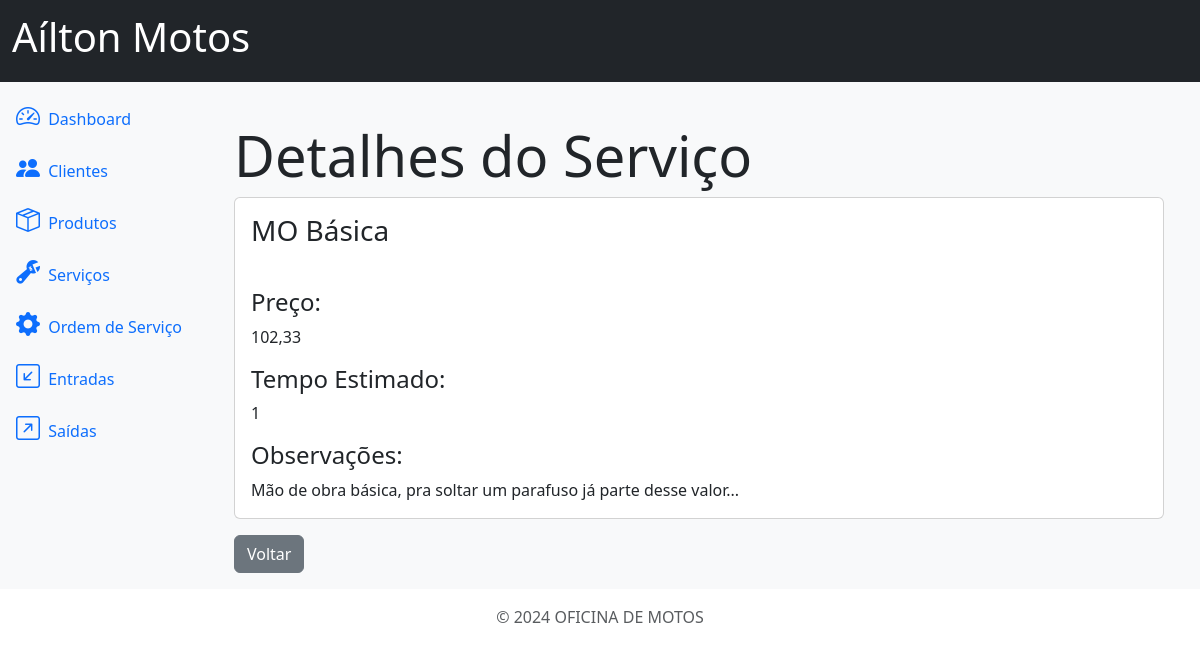
/services/1/detail, run on the app's committed database.
### services/models.py (models this page shows, shortened)
class Service(models.Model):
    id = models.AutoField(primary_key=True)
    name = models.CharField(max_length=500, verbose_name='Nome')
    price = models.DecimalField(max_digits=20, decimal_places=2, verbose_name='Preço')
    estimated_time = models.IntegerField(default=0, blank=True, null=True, verbose_name='Tempo Estimado (horas)')
    comments = models.TextField(blank=True, null=True, verbose_name='Descrição')
    class Meta:
        verbose_name = ('Serviço')
        verbose_name_plural = ('Serviços')

### services/views.py (the view)
# urls.py: path('services/<int:pk>/detail', ServiceDetailView.as_view(), name='services_detail'),
class ServiceDetailView(DetailView):
    model = Service
    template_name = 'services_detail.html'

### services/templates/services_detail.html
{% extends 'base.html' %}
{% block content %}
<div class="container mt-4">
    <h3 class="display-4">Detalhes do Serviço</h3>
    <div class="card">
        <div class="card-body">
            <h3 class="card-title">{{ object.name }}</h3>
        </div>
        <div class="card-body">
            <h4>Preço:</h4>
            <p>{{ object.price }}</p>
            <h4>Tempo Estimado:</h4>
            <p>{{ object.estimated_time }}</p>
            <h4>Observações:</h4>
            <p class="card-text">{{ object.comments }}</p>
        </div>
    </div>
    <a href="{% url 'services' %}" class="btn btn-secondary mt-3">Voltar</a>
</div>
{% endblock %}

### data on the page
Service: name "MO Básica", price "102,33", estimated_time "1", comments "Mão de obra básica, pra soltar um parafuso já parte desse valor..."
